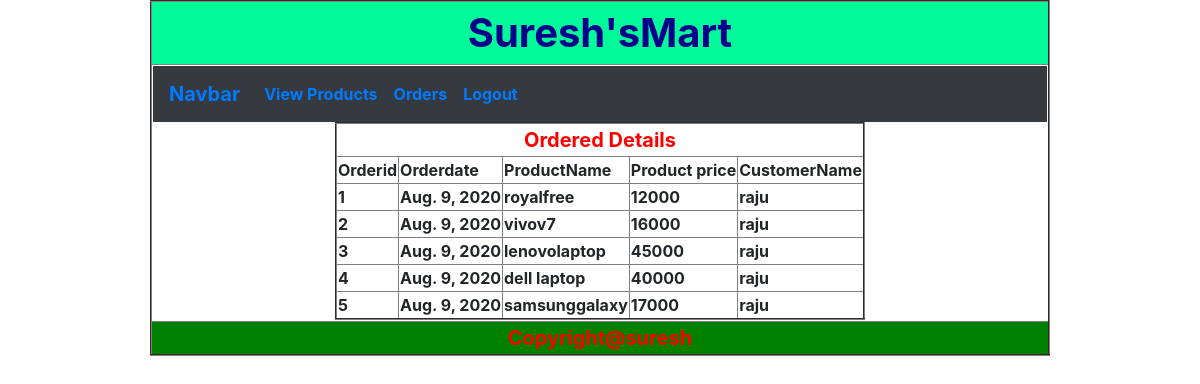
Screenshot of /corder/ (signed in) with the database file from the repository.
### app1/models.py (models this page shows)
class OrderModel(models.Model):
    order_id = models.AutoField(primary_key=True)
    orderdate = models.DateField(auto_now_add=True)
    Customer = models.ForeignKey(CustomerModel, on_delete=models.CASCADE)
    Product = models.ForeignKey(ProductModel, on_delete=models.CASCADE)

class ProductModel(models.Model):
    pno=models.AutoField(primary_key=True)
    pname=models.CharField(max_length=30)
    price=models.IntegerField()
    quantity=models.IntegerField()
    Photo=models.ImageField(upload_to='products/')

class CustomerModel(models.Model):
    cno=models.AutoField(primary_key=True)
    cname=models.CharField(max_length=30)
    address=models.TextField(max_length=50)
    image=models.ImageField(upload_to='customer/')
    contact=models.IntegerField()
    password=models.IntegerField()

### app1/views.py (the view)
# urls.py: path('corder/',views.corder,name='corder')
def corder(request):
    return render(request,"corders.html",{"data":OrderModel.objects.filter(Customer_id=request.session['user'])})

### templates/corders.html
{% extends 'common.html' %}
{% block suresh %}
    {% include "customermenu.html" %}
    <table align="center" border="2">
    <tr>
        <th colspan="5" style="font-size: 20px;color: red;text-align: center">Ordered Details</th>
    </tr>
    <tr>
        <th>Orderid</th>
        <th>Orderdate</th>
        <th>ProductName</th>
        <th>Product price</th>
        <th>CustomerName</th>
    </tr>
    {% for x in data %}
        <tr>
        <th>
            {{ x.order_id }}
        </th>
        <th>{{ x.orderdate }}</th>
        <th>{{ x.Product.pname }}</th>
        <th>{{ x.Product.price }}</th>
        <th>{{ x.Customer.cname }}</th>
        </tr>
    {% endfor %}
    </table>
{% endblock %}

### rows the page displays
OrderModel: order_id "1", orderdate "Aug. 9, 2020", Product.pname "royalfree", Product.price "12000", Customer.cname "raju"
OrderModel: order_id "2", orderdate "Aug. 9, 2020", Product.pname "vivov7", Product.price "16000", Customer.cname "raju"
OrderModel: order_id "3", orderdate "Aug. 9, 2020", Product.pname "lenovolaptop", Product.price "45000", Customer.cname "raju"
OrderModel: order_id "4", orderdate "Aug. 9, 2020", Product.pname "dell laptop", Product.price "40000", Customer.cname "raju"
OrderModel: order_id "5", orderdate "Aug. 9, 2020", Product.pname "samsunggalaxy", Product.price "17000", Customer.cname "raju"
